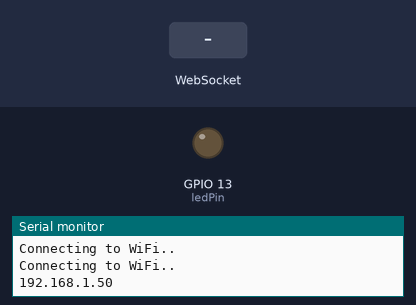
Bench run of a sketch on a simulated ESP32. On the bench: output pins drawn as LEDs (lit = HIGH), the last lines printed to the serial monitor. Inputs (shaded band) come from the test bench. WiFi joins after 1.5 s; servers stay silent unless stated.

Above: at 3.2 s.
3.3 s: WebSocket text "5" received
At 4.2 s:
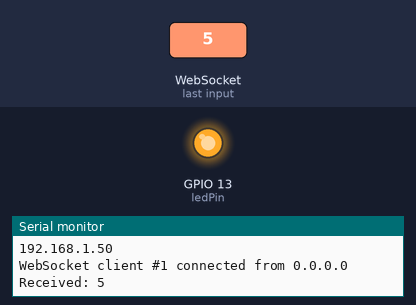
4.9 s: WebSocket text "0" received
At 5.5 s:
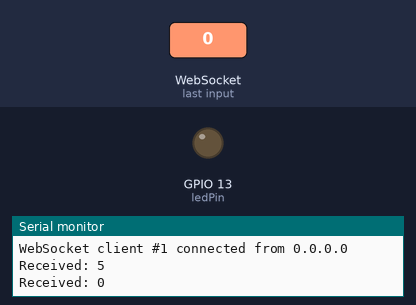
6.5 s: WebSocket text "90" received
At 7.9 s:
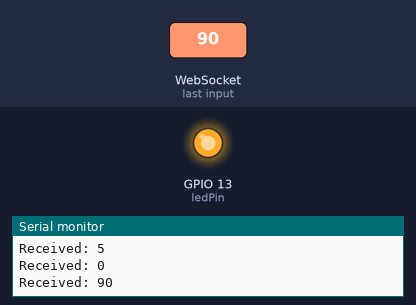
Timing chart, 0 to 9.5 s (numbered marks = the images above; inputs shaded):
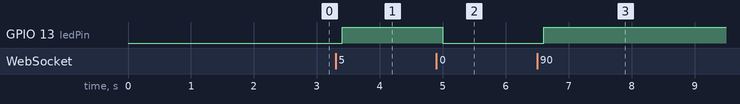

Measured:
- after the input at 3.3 s, GPIO 13 (ledPin): LOW → HIGH after 0.10 s
- after the input at 4.9 s, GPIO 13 (ledPin): HIGH → LOW after 0.10 s
- after the input at 6.5 s, GPIO 13 (ledPin): LOW → HIGH after 0.10 s

The sketch:

esp32_websocketServer.ino
```cpp
/*********
 * Makes the ESP32 function as a websocket server that sends 3 numeric data to websocket, and receives 1 number (if >0 makes something happen)
 * Based on code from https://RandomNerdTutorials.com/esp32-websocket-server-arduino/
 *****
 * To connect to this, use this address:   ws://IP:80/ws    (where IP = address of device where this code is running)
 ****/

// enable this line only if you're using M5STICKC
//#define USINGM5STICKC

// Import required libraries
#include <WiFi.h>
#include <AsyncTCP.h>
#include <ESPAsyncWebServer.h>
#ifdef USINGM5STICKC
  #include <M5StickC.h>
#endif


// ==== Replace with your network credentials ====

const char* ssid = "IULI3";      // WIFI SSID
const char* password = "96268353"; // WIFI PASSWORD

bool ledState = 0;
const int ledPin = 13;

// Create AsyncWebServer object on port 80
AsyncWebServer server(80);
AsyncWebSocket ws("/ws");


// send message to all websocket clients
void notifyClients() {
  ws.textAll(String(ledState));
}

// handle incoming websocket message (assumes incoming text is a number)
void handleWebSocketMessage(void *arg, uint8_t *data, size_t len) {
  AwsFrameInfo *info = (AwsFrameInfo*)arg;
  if (info->final && info->index == 0 && info->len == len && info->opcode == WS_TEXT) {
    data[len] = 0;

    Serial.println(String("Received: ")+String((char*)data));

    // convert received text to int and check if >0
    if (String((char*)data).toInt() > 0) {
      ledState = 1;
    } else {
      ledState = 0;
    }

  }
}

// set up websocket events for connecting, disconnecting, errors, and data received from websocket
void onEvent(AsyncWebSocket *server, AsyncWebSocketClient *client, AwsEventType type,
             void *arg, uint8_t *data, size_t len) {
  switch (type) {
    case WS_EVT_CONNECT:
      Serial.printf("WebSocket client #%u connected from %s\n", client->id(), client->remoteIP().toString().c_str());
      #ifdef USINGM5STICKC
        M5.Lcd.print("WebSocket client connected ");
      #endif
      break;
    case WS_EVT_DISCONNECT:
      Serial.printf("WebSocket client #%u disconnected\n", client->id());
      #ifdef USINGM5STICKC
        M5.Lcd.print("WebSocket client disconnected\n");
      #endif
      break;
    case WS_EVT_DATA:
      handleWebSocketMessage(arg, data, len);
      break;
    case WS_EVT_PONG:
    case WS_EVT_ERROR:
      break;
  }
}

void initWebSocket() {
  ws.onEvent(onEvent);
  server.addHandler(&ws);
}


void setup(){

  pinMode(ledPin, OUTPUT);

  #ifdef USINGM5STICKC
    M5.begin();                         // Init M5Stick.  初始化 M5Stick
    M5.Lcd.setRotation(3);              // Rotate the screen.  旋转屏幕
    M5.Lcd.print("\nInitializing...\n");  // print format output string on
  #else
    // Serial port for debugging purposes
    Serial.begin(115200);
  #endif

  // Connect to Wi-Fi
  WiFi.begin(ssid, password);
  while (WiFi.status() != WL_CONNECTED) {
    delay(1000);

    #ifdef USINGM5STICKC
      M5.Lcd.print("\nIConnecting to Wifi...\n");  // print format output string on
    #endif
    Serial.println("Connecting to WiFi..");
  }

  // Print ESP Local IP Address
  Serial.println(WiFi.localIP());
  #ifdef USINGM5STICKC
    M5.Lcd.print(WiFi.localIP());  // print format output string on
  #endif

  initWebSocket();

  // Start server
  server.begin();
}

void loop() {
  ws.cleanupClients(); // drop any disconnected clients from websocket

  digitalWrite(ledPin, ledState ? HIGH : LOW);

  // these values will be sent to the websocket - change them if you want to send something else
  int x = 123;
  int y = 456;
  int z = 789;

  #ifdef USINGM5STICKC
    // display LED state on the screen and send the button states to websocket
    M5.Lcd.fillRect(15, 5, 50, 50, ledState?RED:BLUE);
    x = M5.BtnA.read();
    y = M5.BtnB.read();
  #endif

  ws.textAll(String("")+ x + "," + y + "," + z);

  // give time for the websocket to send - if no delay, the websocket send buffer will get too full
  delay(200);
}
```
